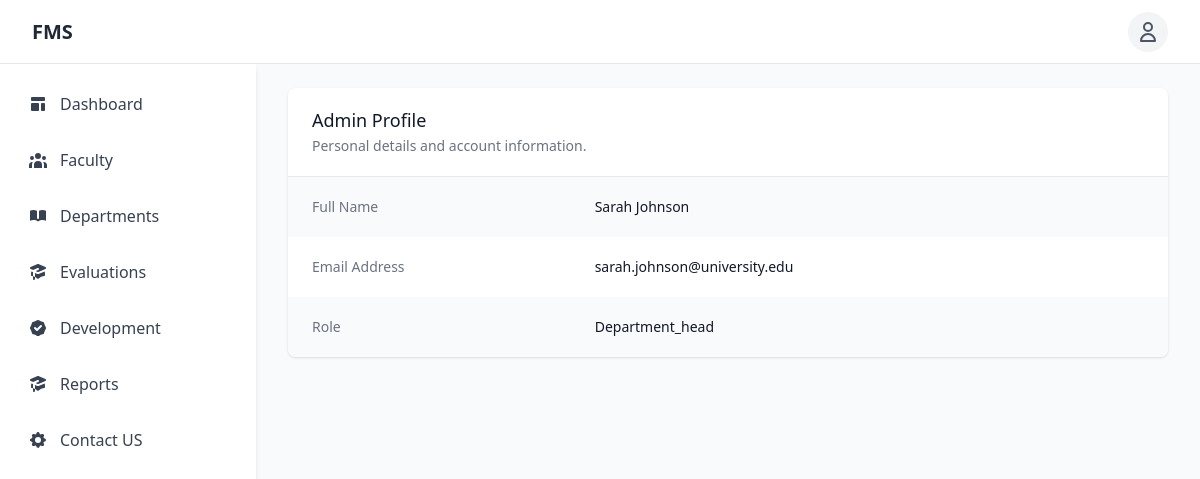
The app's page /profile.php (signed in) with its own data.
### tables this page shows
CREATE TABLE `users` (
  `user_id` int(11) NOT NULL,
  `first_name` varchar(50) NOT NULL,
  `last_name` varchar(50) NOT NULL,
  `email` varchar(100) NOT NULL,
  `password_hash` varchar(255) NOT NULL,
  `salt` varchar(32) NOT NULL,
  `role` enum('admin','department_head','faculty','reviewer') NOT NULL,
  `account_status` enum('active','suspended','pending') DEFAULT 'pending',
  `last_login` datetime DEFAULT NULL,
  `failed_login_attempts` int(11) DEFAULT 0,
  `password_reset_token` varchar(64) DEFAULT NULL,
  `password_reset_expires` datetime DEFAULT NULL,
  `created_at` timestamp NOT NULL DEFAULT current_timestamp(),
  `updated_at` timestamp NOT NULL DEFAULT current_timestamp() ON UPDATE current_timestamp()
);

### profile.php (the view, shortened to what this page needs)
<?php
require_once 'includes/config.php';
try {
    $stmt = $pdo->prepare("SELECT * FROM users WHERE user_id = ?");
    $stmt->execute([$_SESSION['user_id']]);
    $admin = $stmt->fetch(PDO::FETCH_ASSOC);
} catch (Exception $e) {
    die("Error fetching profile: " . $e->getMessage());
}
include 'includes/header.php';
include 'includes/sidebar.php';
?>
<div class="flex-1 sm:ml-64">
    <main class="max-w-7xl mx-auto px-4 py-6 sm:px-6 lg:px-8">
        <div class="bg-white shadow overflow-hidden sm:rounded-lg">
            <div class="px-4 py-5 sm:px-6">
                <h3 class="text-lg leading-6 font-medium text-gray-900">Admin Profile</h3>
                <p class="mt-1 max-w-2xl text-sm text-gray-500">Personal details and account information.</p>
            </div>
            <div class="border-t border-gray-200">
                <dl>
                    <div class="bg-gray-50 px-4 py-5 sm:grid sm:grid-cols-3 sm:gap-4 sm:px-6">
                        <dt class="text-sm font-medium text-gray-500">Full Name</dt>
                        <dd class="mt-1 text-sm text-gray-900 sm:mt-0 sm:col-span-2">
                            <?php echo htmlspecialchars($admin['first_name'] . ' ' . $admin['last_name']); ?>
                        </dd>
                    </div>
                    <div class="bg-white px-4 py-5 sm:grid sm:grid-cols-3 sm:gap-4 sm:px-6">
                        <dt class="text-sm font-medium text-gray-500">Email Address</dt>
                        <dd class="mt-1 text-sm text-gray-900 sm:mt-0 sm:col-span-2">
                            <?php echo htmlspecialchars($admin['email']); ?>
                        </dd>
                    </div>
                    <div class="bg-gray-50 px-4 py-5 sm:grid sm:grid-cols-3 sm:gap-4 sm:px-6">
                        <dt class="text-sm font-medium text-gray-500">Role</dt>
                        <dd class="mt-1 text-sm text-gray-900 sm:mt-0 sm:col-span-2">
                            <?php echo ucfirst($admin['role']); ?>
                        </dd>
                    </div>
                </dl>
            </div>
        </div>
    </main>
</div>
<?php include 'includes/footer.php'; ?>

### includes/header.php (style rules this page uses)
body { padding-top: 4rem; }

### records on screen
users: first_name+last_name "Sarah Johnson", email "sarah.johnson@university.edu", role "Department_head"
